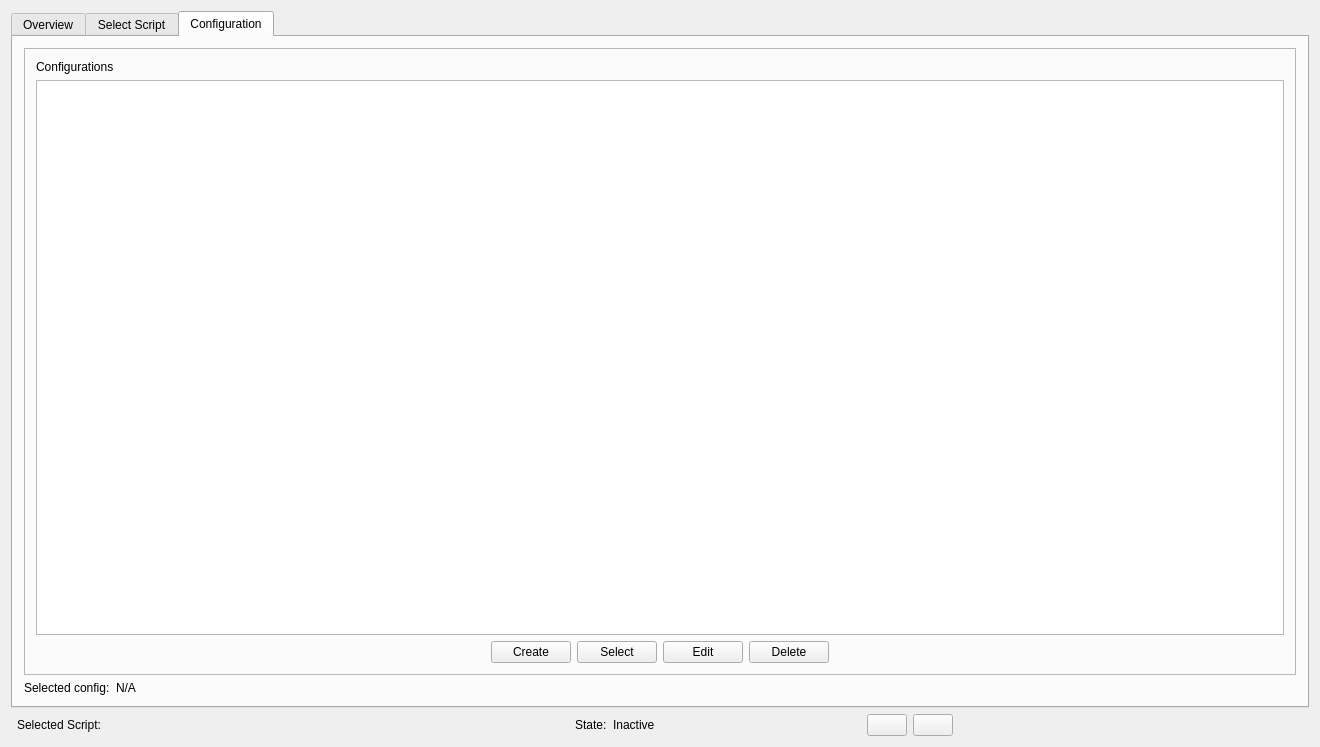
<?xml version="1.0" encoding="UTF-8"?>
<ui version="4.0">
 <class>MainWindow</class>
 <widget class="QMainWindow" name="MainWindow">
  <property name="geometry">
   <rect>
    <x>0</x>
    <y>0</y>
    <width>1320</width>
    <height>747</height>
   </rect>
  </property>
  <property name="sizePolicy">
   <sizepolicy hsizetype="Expanding" vsizetype="Expanding">
    <horstretch>0</horstretch>
    <verstretch>0</verstretch>
   </sizepolicy>
  </property>
  <property name="windowTitle">
   <string>MainWindow</string>
  </property>
  <widget class="QWidget" name="centralWidget">
   <property name="sizePolicy">
    <sizepolicy hsizetype="Expanding" vsizetype="Expanding">
     <horstretch>0</horstretch>
     <verstretch>0</verstretch>
    </sizepolicy>
   </property>
   <layout class="QGridLayout">
    <item row="0" column="0" colspan="2">
     <layout class="QGridLayout" name="centralGridLayout">
      <item row="1" column="7">
       <spacer name="horizontalSpacer_3">
        <property name="orientation">
         <enum>Qt::Horizontal</enum>
        </property>
        <property name="sizeType">
         <enum>QSizePolicy::Fixed</enum>
        </property>
        <property name="sizeHint" stdset="0">
         <size>
          <width>200</width>
          <height>20</height>
         </size>
        </property>
       </spacer>
      </item>
      <item row="1" column="3">
       <widget class="QLabel" name="labelScript">
        <property name="text">
         <string/>
        </property>
       </widget>
      </item>
      <item row="1" column="2">
       <widget class="QLabel" name="label_2">
        <property name="text">
         <string>Selected Script:</string>
        </property>
       </widget>
      </item>
      <item row="1" column="8">
       <widget class="QPushButton" name="buttonPlayPause">
        <property name="sizePolicy">
         <sizepolicy hsizetype="Fixed" vsizetype="Fixed">
          <horstretch>0</horstretch>
          <verstretch>0</verstretch>
         </sizepolicy>
        </property>
        <property name="text">
         <string/>
        </property>
        <property name="icon">
         <iconset>
          <normaloff>resources/playpause.gif</normaloff>resources/playpause.gif</iconset>
        </property>
        <property name="iconSize">
         <size>
          <width>19</width>
          <height>19</height>
         </size>
        </property>
       </widget>
      </item>
      <item row="1" column="10">
       <spacer name="horizontalSpacer_4">
        <property name="orientation">
         <enum>Qt::Horizontal</enum>
        </property>
        <property name="sizeType">
         <enum>QSizePolicy::Fixed</enum>
        </property>
        <property name="sizeHint" stdset="0">
         <size>
          <width>350</width>
          <height>20</height>
         </size>
        </property>
       </spacer>
      </item>
      <item row="1" column="4">
       <spacer name="horizontalSpacer_5">
        <property name="orientation">
         <enum>Qt::Horizontal</enum>
        </property>
        <property name="sizeHint" stdset="0">
         <size>
          <width>40</width>
          <height>20</height>
         </size>
        </property>
       </spacer>
      </item>
      <item row="1" column="9">
       <widget class="QPushButton" name="buttonStop">
        <property name="text">
         <string/>
        </property>
        <property name="icon">
         <iconset>
          <normaloff>resources/stop.gif</normaloff>resources/stop.gif</iconset>
        </property>
        <property name="iconSize">
         <size>
          <width>19</width>
          <height>19</height>
         </size>
        </property>
       </widget>
      </item>
      <item row="1" column="6">
       <widget class="QLabel" name="labelState">
        <property name="text">
         <string>Inactive</string>
        </property>
       </widget>
      </item>
      <item row="1" column="5">
       <widget class="QLabel" name="label_4">
        <property name="text">
         <string>State:</string>
        </property>
       </widget>
      </item>
      <item row="0" column="1" colspan="10">
       <widget class="QTabWidget" name="tabWidget">
        <property name="currentIndex">
         <number>2</number>
        </property>
        <widget class="QWidget" name="tabOverview">
         <attribute name="title">
          <string>Overview</string>
         </attribute>
         <layout class="QVBoxLayout" name="verticalLayout_2">
          <item>
           <layout class="QGridLayout" name="overviewGridLayout">
            <item row="0" column="0">
             <widget class="QScrollArea" name="scrollArea">
              <property name="sizePolicy">
               <sizepolicy hsizetype="Expanding" vsizetype="Expanding">
                <horstretch>0</horstretch>
                <verstretch>0</verstretch>
               </sizepolicy>
              </property>
              <property name="verticalScrollBarPolicy">
               <enum>Qt::ScrollBarAsNeeded</enum>
              </property>
              <property name="horizontalScrollBarPolicy">
               <enum>Qt::ScrollBarAsNeeded</enum>
              </property>
              <property name="widgetResizable">
               <bool>true</bool>
              </property>
              <widget class="QWidget" name="scrollAreaWidgetContents">
               <property name="geometry">
                <rect>
                 <x>0</x>
                 <y>0</y>
                 <width>419</width>
                 <height>633</height>
                </rect>
               </property>
               <property name="sizePolicy">
                <sizepolicy hsizetype="Minimum" vsizetype="Minimum">
                 <horstretch>0</horstretch>
                 <verstretch>0</verstretch>
                </sizepolicy>
               </property>
               <layout class="QVBoxLayout" name="verticalLayout_6">
                <item>
                 <layout class="QVBoxLayout" name="layoutInput"/>
                </item>
               </layout>
              </widget>
             </widget>
            </item>
            <item row="0" column="1">
             <widget class="QScrollArea" name="scrollArea_2">
              <property name="sizePolicy">
               <sizepolicy hsizetype="Expanding" vsizetype="Preferred">
                <horstretch>0</horstretch>
                <verstretch>0</verstretch>
               </sizepolicy>
              </property>
              <property name="widgetResizable">
               <bool>true</bool>
              </property>
              <widget class="QWidget" name="scrollAreaWidgetContents_2">
               <property name="geometry">
                <rect>
                 <x>0</x>
                 <y>0</y>
                 <width>420</width>
                 <height>633</height>
                </rect>
               </property>
               <property name="sizePolicy">
                <sizepolicy hsizetype="Expanding" vsizetype="Preferred">
                 <horstretch>0</horstretch>
                 <verstretch>0</verstretch>
                </sizepolicy>
               </property>
               <layout class="QVBoxLayout" name="verticalLayout">
                <property name="sizeConstraint">
                 <enum>QLayout::SetNoConstraint</enum>
                </property>
                <item>
                 <layout class="QVBoxLayout" name="layoutOutput">
                  <property name="sizeConstraint">
                   <enum>QLayout::SetMaximumSize</enum>
                  </property>
                 </layout>
                </item>
               </layout>
              </widget>
             </widget>
            </item>
            <item row="0" column="2">
             <widget class="QScrollArea" name="scrollArea_3">
              <property name="widgetResizable">
               <bool>true</bool>
              </property>
              <widget class="QWidget" name="scrollAreaWidgetContents_4">
               <property name="geometry">
                <rect>
                 <x>0</x>
                 <y>0</y>
                 <width>419</width>
                 <height>633</height>
                </rect>
               </property>
               <layout class="QVBoxLayout" name="verticalLayout_5">
                <item>
                 <layout class="QVBoxLayout" name="layoutVariable"/>
                </item>
               </layout>
              </widget>
             </widget>
            </item>
           </layout>
          </item>
         </layout>
        </widget>
        <widget class="QWidget" name="tabScripts">
         <attribute name="title">
          <string>Select Script</string>
         </attribute>
         <layout class="QVBoxLayout" name="verticalLayout_3">
          <item>
           <layout class="QGridLayout" name="scriptsGridLayout">
            <property name="sizeConstraint">
             <enum>QLayout::SetDefaultConstraint</enum>
            </property>
            <item row="1" column="0" colspan="6">
             <widget class="QTableView" name="tableScripts">
              <property name="selectionMode">
               <enum>QAbstractItemView::SingleSelection</enum>
              </property>
              <property name="selectionBehavior">
               <enum>QAbstractItemView::SelectRows</enum>
              </property>
             </widget>
            </item>
            <item row="5" column="2">
             <widget class="QPushButton" name="buttonSelectScript">
              <property name="sizePolicy">
               <sizepolicy hsizetype="Fixed" vsizetype="Fixed">
                <horstretch>0</horstretch>
                <verstretch>0</verstretch>
               </sizepolicy>
              </property>
              <property name="text">
               <string>Select</string>
              </property>
             </widget>
            </item>
            <item row="3" column="0" colspan="6">
             <widget class="QFrame" name="frame">
              <property name="sizePolicy">
               <sizepolicy hsizetype="Preferred" vsizetype="Preferred">
                <horstretch>0</horstretch>
                <verstretch>0</verstretch>
               </sizepolicy>
              </property>
              <property name="frameShape">
               <enum>QFrame::StyledPanel</enum>
              </property>
              <property name="frameShadow">
               <enum>QFrame::Raised</enum>
              </property>
              <layout class="QVBoxLayout" name="verticalLayout_7">
               <item>
                <layout class="QGridLayout" name="gridLayout_2">
                 <item row="1" column="0">
                  <widget class="QTableView" name="tableScriptInput">
                   <property name="selectionMode">
                    <enum>QAbstractItemView::NoSelection</enum>
                   </property>
                  </widget>
                 </item>
                 <item row="1" column="1">
                  <widget class="QTableView" name="tableScriptOutput">
                   <property name="selectionMode">
                    <enum>QAbstractItemView::NoSelection</enum>
                   </property>
                  </widget>
                 </item>
                 <item row="1" column="2">
                  <widget class="QTableView" name="tableScriptVariable">
                   <property name="selectionMode">
                    <enum>QAbstractItemView::NoSelection</enum>
                   </property>
                  </widget>
                 </item>
                 <item row="0" column="0" colspan="3">
                  <widget class="QLabel" name="label_3">
                   <property name="text">
                    <string>Inputs, Outputs and Variables used by selected script</string>
                   </property>
                  </widget>
                 </item>
                </layout>
               </item>
              </layout>
             </widget>
            </item>
            <item row="5" column="4">
             <widget class="QPushButton" name="buttonDeleteScript">
              <property name="text">
               <string>Delete</string>
              </property>
             </widget>
            </item>
            <item row="5" column="1">
             <widget class="QPushButton" name="buttonCreateScript">
              <property name="text">
               <string>Create</string>
              </property>
             </widget>
            </item>
            <item row="5" column="0">
             <spacer name="horizontalSpacer">
              <property name="orientation">
               <enum>Qt::Horizontal</enum>
              </property>
              <property name="sizeType">
               <enum>QSizePolicy::Fixed</enum>
              </property>
              <property name="sizeHint" stdset="0">
               <size>
                <width>300</width>
                <height>20</height>
               </size>
              </property>
             </spacer>
            </item>
            <item row="5" column="5">
             <spacer name="horizontalSpacer_2">
              <property name="orientation">
               <enum>Qt::Horizontal</enum>
              </property>
              <property name="sizeHint" stdset="0">
               <size>
                <width>40</width>
                <height>20</height>
               </size>
              </property>
             </spacer>
            </item>
            <item row="5" column="3">
             <widget class="QPushButton" name="buttonEditScript">
              <property name="sizePolicy">
               <sizepolicy hsizetype="Fixed" vsizetype="Fixed">
                <horstretch>0</horstretch>
                <verstretch>0</verstretch>
               </sizepolicy>
              </property>
              <property name="text">
               <string>Edit</string>
              </property>
             </widget>
            </item>
            <item row="0" column="0" colspan="6">
             <widget class="QLabel" name="label">
              <property name="text">
               <string>Scripts</string>
              </property>
             </widget>
            </item>
           </layout>
          </item>
         </layout>
        </widget>
        <widget class="QWidget" name="tab">
         <attribute name="title">
          <string>Configuration</string>
         </attribute>
         <layout class="QVBoxLayout" name="verticalLayout_4">
          <item>
           <layout class="QGridLayout" name="gridLayout">
            <item row="1" column="0">
             <widget class="QLabel" name="label_6">
              <property name="sizePolicy">
               <sizepolicy hsizetype="Fixed" vsizetype="Preferred">
                <horstretch>0</horstretch>
                <verstretch>0</verstretch>
               </sizepolicy>
              </property>
              <property name="text">
               <string>Selected config:</string>
              </property>
             </widget>
            </item>
            <item row="1" column="1">
             <widget class="QLabel" name="labelConfig">
              <property name="text">
               <string>N/A</string>
              </property>
             </widget>
            </item>
            <item row="0" column="0" colspan="2">
             <widget class="QFrame" name="frame_2">
              <property name="frameShape">
               <enum>QFrame::StyledPanel</enum>
              </property>
              <property name="frameShadow">
               <enum>QFrame::Raised</enum>
              </property>
              <layout class="QVBoxLayout" name="verticalLayout_8">
               <item>
                <layout class="QGridLayout" name="gridLayout_3">
                 <item row="0" column="0" colspan="6">
                  <widget class="QLabel" name="label_5">
                   <property name="text">
                    <string>Configurations</string>
                   </property>
                  </widget>
                 </item>
                 <item row="2" column="5">
                  <spacer name="horizontalSpacer_7">
                   <property name="orientation">
                    <enum>Qt::Horizontal</enum>
                   </property>
                   <property name="sizeHint" stdset="0">
                    <size>
                     <width>40</width>
                     <height>20</height>
                    </size>
                   </property>
                  </spacer>
                 </item>
                 <item row="2" column="0">
                  <spacer name="horizontalSpacer_6">
                   <property name="orientation">
                    <enum>Qt::Horizontal</enum>
                   </property>
                   <property name="sizeHint" stdset="0">
                    <size>
                     <width>400</width>
                     <height>20</height>
                    </size>
                   </property>
                  </spacer>
                 </item>
                 <item row="2" column="2">
                  <widget class="QPushButton" name="buttonSelectConfig">
                   <property name="text">
                    <string>Select</string>
                   </property>
                  </widget>
                 </item>
                 <item row="2" column="3">
                  <widget class="QPushButton" name="buttonEditConfig">
                   <property name="text">
                    <string>Edit</string>
                   </property>
                  </widget>
                 </item>
                 <item row="1" column="0" colspan="6">
                  <widget class="QTableView" name="tableConfig">
                   <property name="selectionMode">
                    <enum>QAbstractItemView::SingleSelection</enum>
                   </property>
                  </widget>
                 </item>
                 <item row="2" column="1">
                  <widget class="QPushButton" name="buttonCreateConfig">
                   <property name="text">
                    <string>Create</string>
                   </property>
                  </widget>
                 </item>
                 <item row="2" column="4">
                  <widget class="QPushButton" name="buttonDeleteConfig">
                   <property name="text">
                    <string>Delete</string>
                   </property>
                  </widget>
                 </item>
                </layout>
               </item>
              </layout>
             </widget>
            </item>
           </layout>
          </item>
         </layout>
        </widget>
       </widget>
      </item>
     </layout>
    </item>
   </layout>
  </widget>
 </widget>
 <layoutdefault spacing="6" margin="11"/>
 <resources/>
 <connections/>
</ui>
